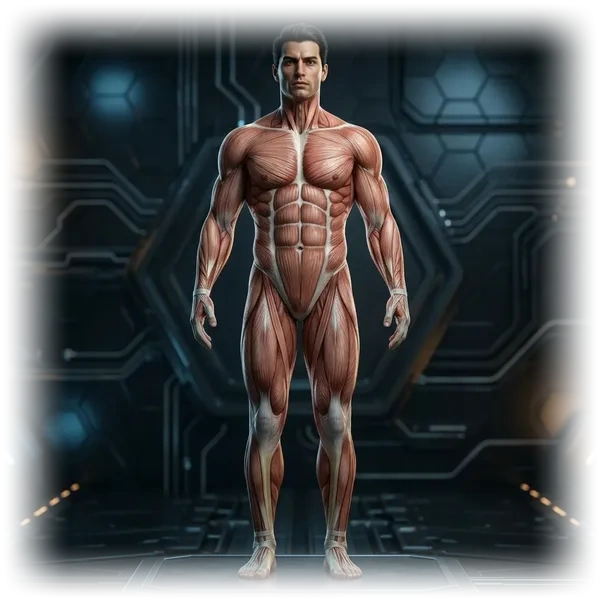
#> input picture images/anatomy-front.webp, 600 x 600 px
$ python check_skin.py
#> lines starting #> are read from the running program, lines starting #| are printed output that depends on the picture
from PIL import Image

def test_points(img_path, points):
#> called with img_path = 'images/anatomy-front.webp'
    img = Image.open(img_path).convert('RGB')
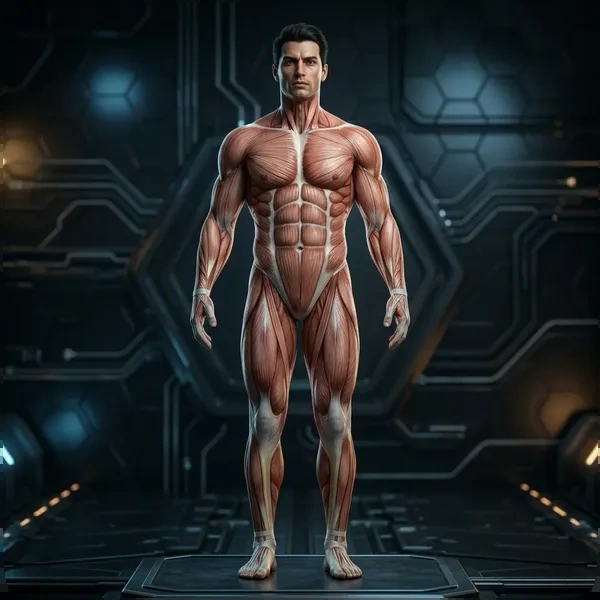
#> img: PIL image 600x600 RGB; mean R, G, B 33.6, 38.6, 40.3
    w, h = img.size
#> w = 600; h = 600
    print(f"Testing {img_path}:")
    for name, x_pct, y_pct in points:
        x = int(w * x_pct / 100)
        y = int(h * y_pct / 100)
        r, g, b = img.getpixel((x, y))
        is_skin = r > g and r > 80 and b < 150
        print(f"  {name:12} ({x_pct}%, {y_pct}%): RGB({r:3}, {g:3}, {b:3}) - {'SKIN' if is_skin else 'BACKGROUND'}")
#> this loop made 13 passes
#> (r, g, b, is_skin) on passes 1 to 12: (32, 46, 57, False), (36, 44, 50, False), (170, 118, 101, True), (206, 158, 145, True), (105, 75, 74, True), (197, 150, 132, True), (206, 200, 177, False), (205, 188, 171, False), (181, 162, 154, False), (44, 34, 26, False), (132, 102, 87, True), (100, 52, 41, True)
#|   Shoulders L  (42%, 20%): RGB( 32,  46,  57) - BACKGROUND
#|   Shoulders R  (58%, 20%): RGB( 36,  44,  50) - BACKGROUND
#|   Chest L      (46%, 24%): RGB(170, 118, 101) - SKIN
#|   Chest R      (54%, 24%): RGB(206, 158, 145) - SKIN
#|   Biceps L     (39%, 30%): RGB(105,  75,  74) - SKIN
#|   Biceps R     (61%, 30%): RGB(197, 150, 132) - SKIN
#|   Forearms L   (35%, 44%): RGB(206, 200, 177) - BACKGROUND
#|   Forearms R   (65%, 44%): RGB(205, 188, 171) - BACKGROUND
#> (further printed lines are left out)

front = [
    ('Shoulders L', 42, 20), ('Shoulders R', 58, 20),
    ('Chest L', 46, 24), ('Chest R', 54, 24),
    ('Biceps L', 39, 30), ('Biceps R', 61, 30),
    ('Forearms L', 35, 44), ('Forearms R', 65, 44),
    ('Core', 50, 38),
    ('Obliques L', 46, 43), ('Obliques R', 54, 43),
    ('Quads L', 46, 60), ('Quads R', 54, 60),
]
test_points("images/anatomy-front.webp", front)

back = [
    ('Traps L', 47, 20), ('Traps R', 53, 20),
    ('Triceps L', 40, 34), ('Triceps R', 60, 34),
    ('Lats L', 45, 32), ('Lats R', 55, 32),
    ('LowerBack', 50, 48),
    ('Glutes L', 46, 54), ('Glutes R', 54, 54),
    ('Hamstrings L', 46, 65), ('Hamstrings R', 54, 65),
    ('Calves L', 46, 78), ('Calves R', 54, 78),
]
test_points("images/anatomy-back.webp", back)
#> call 2 of test_points, with img_path = 'images/anatomy-back.webp'
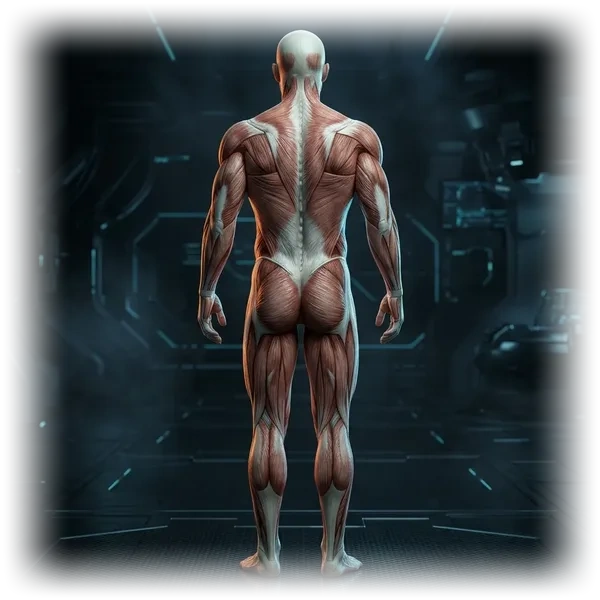
#> input picture images/anatomy-back.webp, 600 x 600 px
#> in test_points (call 2), `img = Image.open(img_path).convert('RGB')`:
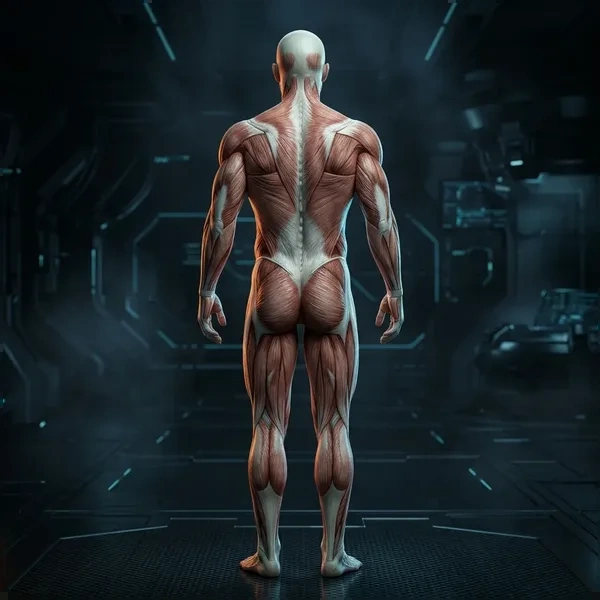
#> img: PIL image 600x600 RGB; mean R, G, B 28, 36.8, 40.6
#> the loop in test_points (call 2), `for name, x_pct, y_pct in points:` made 13 passes
#> (r, g, b, is_skin) on passes 1 to 12: (184, 138, 126, True), (179, 133, 121, True), (94, 74, 69, True), (39, 41, 43, False), (77, 59, 56, False), (91, 60, 55, True), (103, 90, 83, True), (44, 28, 27, False), (41, 26, 22, False), (83, 57, 52, True), (45, 23, 19, False), (112, 81, 76, True)
#|   Traps L      (47%, 20%): RGB(184, 138, 126) - SKIN
#|   Traps R      (53%, 20%): RGB(179, 133, 121) - SKIN
#|   Triceps L    (40%, 34%): RGB( 94,  74,  69) - SKIN
#|   Triceps R    (60%, 34%): RGB( 39,  41,  43) - BACKGROUND
#|   Lats L       (45%, 32%): RGB( 77,  59,  56) - BACKGROUND
#|   Lats R       (55%, 32%): RGB( 91,  60,  55) - SKIN
#|   LowerBack    (50%, 48%): RGB(103,  90,  83) - SKIN
#|   Glutes L     (46%, 54%): RGB( 44,  28,  27) - BACKGROUND
#> (further printed lines are left out)
